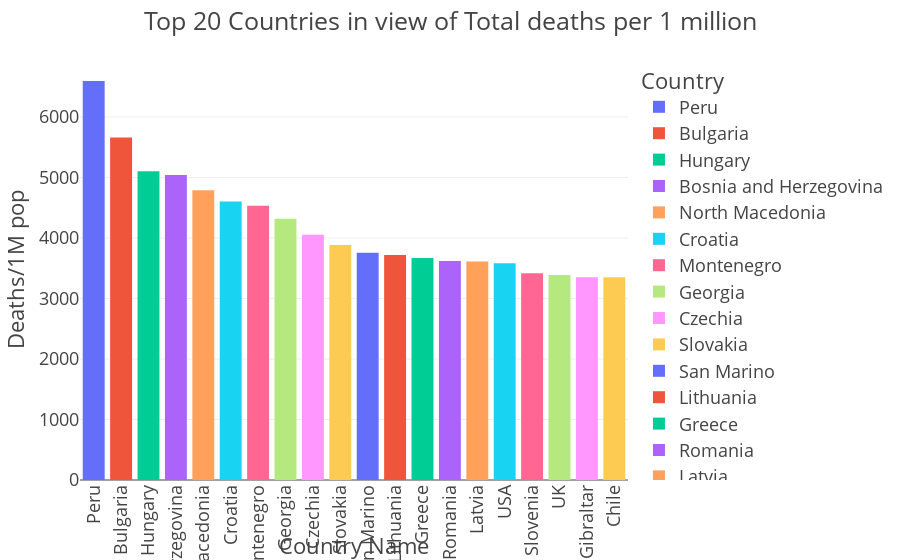

Notebook cell for this chart:
### Markdown cell above
## Testing efforts

### Code cell
df1=df.sort_values('Deaths/1M pop',ascending=False)
fig = px.bar(df1.head(20), x='Country', y='Deaths/1M pop', color='Country')
fig.update_layout(template='presentation')
# Alternative way for doing background dark
#fig.update_layout(plot_bgcolor = "black")
fig.update_layout(title="Top 20 Countries in view of Total deaths per 1 million",
                 xaxis_title= "Country Name",
                 yaxis_title= "Deaths/1M pop")
fig.update_xaxes(tickangle=270)
fig.show()

### Figure 1 — Plotly figure (JSON) as saved in the notebook; plotly's stock layout.template omitted (floating-point values rounded to 4 significant figures)
{"data": [{"alignmentgroup": "True", "hovertemplate": "Country=%{x}<br>Deaths/1M pop=%{y}<extra></extra>", "legendgroup": "Peru", "marker": {"color": "#636efa", "pattern": {"shape": ""}}, "name": "Peru", "offsetgroup": "Peru", "orientation": "v", "showlegend": true, "textposition": "auto", "type": "bar", "x": ["Peru"], "xaxis": "x", "y": [6595], "yaxis": "y"}, {"alignmentgroup": "True", "hovertemplate": "Country=%{x}<br>Deaths/1M pop=%{y}<extra></extra>", "legendgroup": "Bulgaria", "marker": {"color": "#EF553B", "pattern": {"shape": ""}}, "name": "Bulgaria", "offsetgroup": "Bulgaria", "orientation": "v", "showlegend": true, "textposition": "auto", "type": "bar", "x": ["Bulgaria"], "xaxis": "x", "y": [5660], "yaxis": "y"}, {"alignmentgroup": "True", "hovertemplate": "Country=%{x}<br>Deaths/1M pop=%{y}<extra></extra>", "legendgroup": "Hungary", "marker": {"color": "#00cc96", "pattern": {"shape": ""}}, "name": "Hungary", "offsetgroup": "Hungary", "orientation": "v", "showlegend": true, "textposition": "auto", "type": "bar", "x": ["Hungary"], "xaxis": "x", "y": [5105], "yaxis": "y"}, {"alignmentgroup": "True", "hovertemplate": "Country=%{x}<br>Deaths/1M pop=%{y}<extra></extra>", "legendgroup": "Bosnia and Herzegovina", "marker": {"color": "#ab63fa", "pattern": {"shape": ""}}, "name": "Bosnia and Herzegovina", "offsetgroup": "Bosnia and Herzegovina", "orientation": "v", "showlegend": true, "textposition": "auto", "type": "bar", "x": ["Bosnia and Herzegovina"], "xaxis": "x", "y": [5042], "yaxis": "y"}, {"alignmentgroup": "True", "hovertemplate": "Country=%{x}<br>Deaths/1M pop=%{y}<extra></extra>", "legendgroup": "North Macedonia", "marker": {"color": "#FFA15A", "pattern": {"shape": ""}}, "name": "North Macedonia", "offsetgroup": "North Macedonia", "orientation": "v", "showlegend": true, "textposition": "auto", "type": "bar", "x": ["North Macedonia"], "xaxis": "x", "y": [4791], "yaxis": "y"}, {"alignmentgroup": "True", "hovertemplate": "Country=%{x}<br>Deaths/1M pop=%{y}<extra></extra>", "legendgroup": "Croatia", "marker": {"color": "#19d3f3", "pattern": {"shape": ""}}, "name": "Croatia", "offsetgroup": "Croatia", "orientation": "v", "showlegend": true, "textposition": "auto", "type": "bar", "x": ["Croatia"], "xaxis": "x", "y": [4604], "yaxis": "y"}, {"alignmentgroup": "True", "hovertemplate": "Country=%{x}<br>Deaths/1M pop=%{y}<extra></extra>", "legendgroup": "Montenegro", "marker": {"color": "#FF6692", "pattern": {"shape": ""}}, "name": "Montenegro", "offsetgroup": "Montenegro", "orientation": "v", "showlegend": true, "textposition": "auto", "type": "bar", "x": ["Montenegro"], "xaxis": "x", "y": [4531], "yaxis": "y"}, {"alignmentgroup": "True", "hovertemplate": "Country=%{x}<br>Deaths/1M pop=%{y}<extra></extra>", "legendgroup": "Georgia", "marker": {"color": "#B6E880", "pattern": {"shape": ""}}, "name": "Georgia", "offsetgroup": "Georgia", "orientation": "v", "showlegend": true, "textposition": "auto", "type": "bar", "x": ["Georgia"], "xaxis": "x", "y": [4317], "yaxis": "y"}, {"alignmentgroup": "True", "hovertemplate": "Country=%{x}<br>Deaths/1M pop=%{y}<extra></extra>", "legendgroup": "Czechia", "marker": {"color": "#FF97FF", "pattern": {"shape": ""}}, "name": "Czechia", "offsetgroup": "Czechia", "orientation": "v", "showlegend": true, "textposition": "auto", "type": "bar", "x": ["Czechia"], "xaxis": "x", "y": [4052], "yaxis": "y"}, {"alignmentgroup": "True", "hovertemplate": "Country=%{x}<br>Deaths/1M pop=%{y}<extra></extra>", "legendgroup": "Slovakia", "marker": {"color": "#FECB52", "pattern": {"shape": ""}}, "name": "Slovakia", "offsetgroup": "Slovakia", "orientation": "v", "showlegend": true, "textposition": "auto", "type": "bar", "x": ["Slovakia"], "xaxis": "x", "y": [3886], "yaxis": "y"}, {"alignmentgroup": "True", "hovertemplate": "Country=%{x}<br>Deaths/1M pop=%{y}<extra></extra>", "legendgroup": "San Marino", "marker": {"color": "#636efa", "pattern": {"shape": ""}}, "name": "San Marino", "offsetgroup": "San Marino", "orientation": "v", "showlegend": true, "textposition": "auto", "type": "bar", "x": ["San Marino"], "xaxis": "x", "y": [3755], "yaxis": "y"}, {"alignmentgroup": "True", "hovertemplate": "Country=%{x}<br>Deaths/1M pop=%{y}<extra></extra>", "legendgroup": "Lithuania", "marker": {"color": "#EF553B", "pattern": {"shape": ""}}, "name": "Lithuania", "offsetgroup": "Lithuania", "orientation": "v", "showlegend": true, "textposition": "auto", "type": "bar", "x": ["Lithuania"], "xaxis": "x", "y": [3718], "yaxis": "y"}, {"alignmentgroup": "True", "hovertemplate": "Country=%{x}<br>Deaths/1M pop=%{y}<extra></extra>", "legendgroup": "Greece", "marker": {"color": "#00cc96", "pattern": {"shape": ""}}, "name": "Greece", "offsetgroup": "Greece", "orientation": "v", "showlegend": true, "textposition": "auto", "type": "bar", "x": ["Greece"], "xaxis": "x", "y": [3671], "yaxis": "y"}, {"alignmentgroup": "True", "hovertemplate": "Country=%{x}<br>Deaths/1M pop=%{y}<extra></extra>", "legendgroup": "Romania", "marker": {"color": "#ab63fa", "pattern": {"shape": ""}}, "name": "Romania", "offsetgroup": "Romania", "orientation": "v", "showlegend": true, "textposition": "auto", "type": "bar", "x": ["Romania"], "xaxis": "x", "y": [3618], "yaxis": "y"}, {"alignmentgroup": "True", "hovertemplate": "Country=%{x}<br>Deaths/1M pop=%{y}<extra></extra>", "legendgroup": "Latvia", "marker": {"color": "#FFA15A", "pattern": {"shape": ""}}, "name": "Latvia", "offsetgroup": "Latvia", "orientation": "v", "showlegend": true, "textposition": "auto", "type": "bar", "x": ["Latvia"], "xaxis": "x", "y": [3610], "yaxis": "y"}, {"alignmentgroup": "True", "hovertemplate": "Country=%{x}<br>Deaths/1M pop=%{y}<extra></extra>", "legendgroup": "USA", "marker": {"color": "#19d3f3", "pattern": {"shape": ""}}, "name": "USA", "offsetgroup": "USA", "orientation": "v", "showlegend": true, "textposition": "auto", "type": "bar", "x": ["USA"], "xaxis": "x", "y": [3581], "yaxis": "y"}, {"alignmentgroup": "True", "hovertemplate": "Country=%{x}<br>Deaths/1M pop=%{y}<extra></extra>", "legendgroup": "Slovenia", "marker": {"color": "#FF6692", "pattern": {"shape": ""}}, "name": "Slovenia", "offsetgroup": "Slovenia", "orientation": "v", "showlegend": true, "textposition": "auto", "type": "bar", "x": ["Slovenia"], "xaxis": "x", "y": [3417], "yaxis": "y"}, {"alignmentgroup": "True", "hovertemplate": "Country=%{x}<br>Deaths/1M pop=%{y}<extra></extra>", "legendgroup": "UK", "marker": {"color": "#B6E880", "pattern": {"shape": ""}}, "name": "UK", "offsetgroup": "UK", "orientation": "v", "showlegend": true, "textposition": "auto", "type": "bar", "x": ["UK"], "xaxis": "x", "y": [3389], "yaxis": "y"}, {"alignmentgroup": "True", "hovertemplate": "Country=%{x}<br>Deaths/1M pop=%{y}<extra></extra>", "legendgroup": "Gibraltar", "marker": {"color": "#FF97FF", "pattern": {"shape": ""}}, "name": "Gibraltar", "offsetgroup": "Gibraltar", "orientation": "v", "showlegend": true, "textposition": "auto", "type": "bar", "x": ["Gibraltar"], "xaxis": "x", "y": [3353], "yaxis": "y"}, {"alignmentgroup": "True", "hovertemplate": "Country=%{x}<br>Deaths/1M pop=%{y}<extra></extra>", "legendgroup": "Chile", "marker": {"color": "#FECB52", "pattern": {"shape": ""}}, "name": "Chile", "offsetgroup": "Chile", "orientation": "v", "showlegend": true, "textposition": "auto", "type": "bar", "x": ["Chile"], "xaxis": "x", "y": [3350], "yaxis": "y"}], "layout": {"barmode": "relative", "legend": {"title": {"text": "Country"}, "tracegroupgap": 0}, "margin": {"t": 60}, "title": {"text": "Top 20 Countries in view of Total deaths per 1 million"}, "xaxis": {"anchor": "y", "categoryarray": ["Peru", "Bulgaria", "Hungary", "Bosnia and Herzegovina", "North Macedonia", "Croatia", "Montenegro", "Georgia", "Czechia", "Slovakia", "San Marino", "Lithuania", "Greece", "Romania", "Latvia", "USA", "Slovenia", "UK", "Gibraltar", "Chile"], "categoryorder": "array", "domain": [0, 1], "tickangle": -90, "title": {"text": "Country Name"}}, "yaxis": {"anchor": "x", "domain": [0, 1], "title": {"text": "Deaths/1M pop"}}}}
